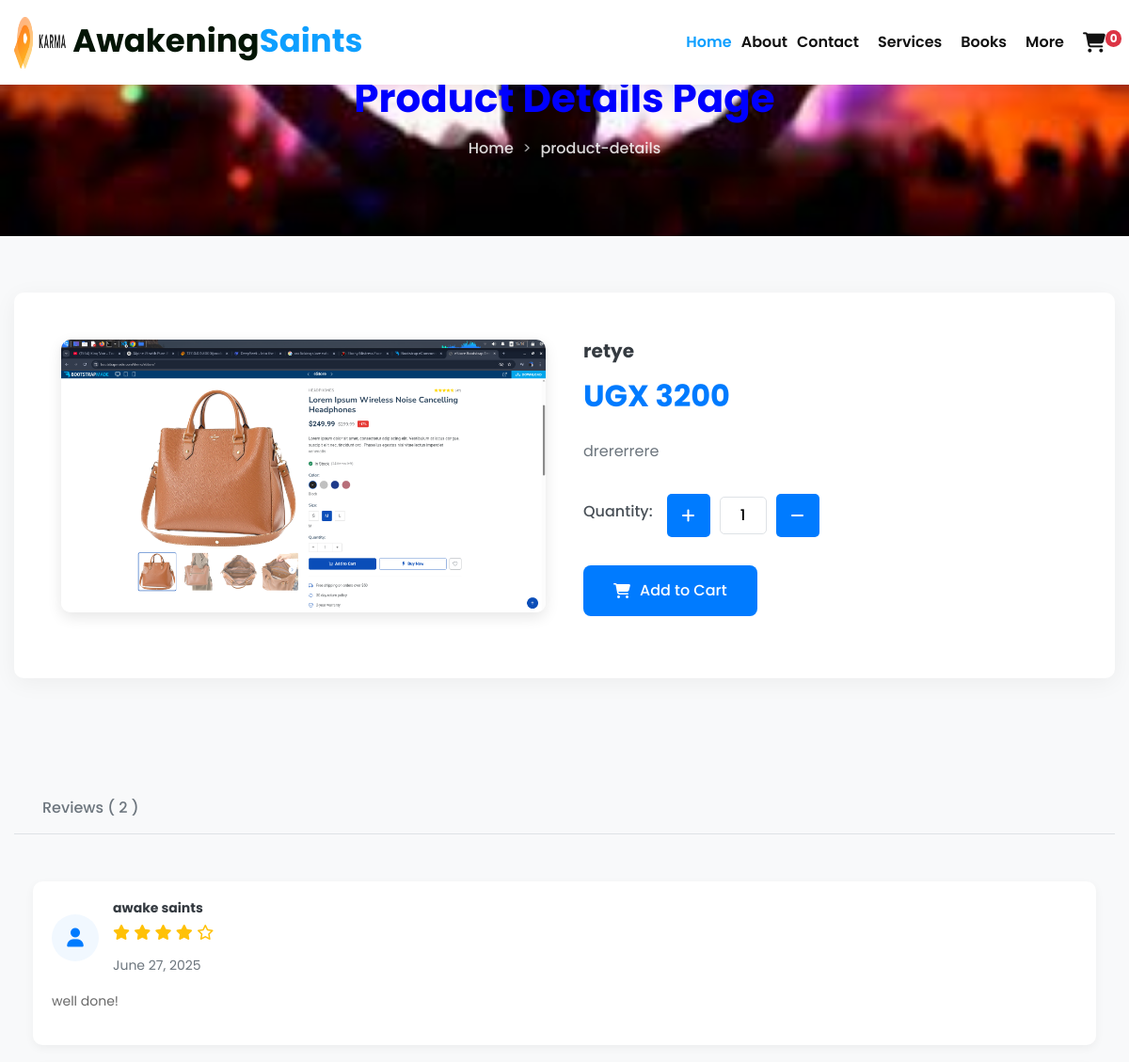
The app's page /product-details/retye/ (upper part), older data.
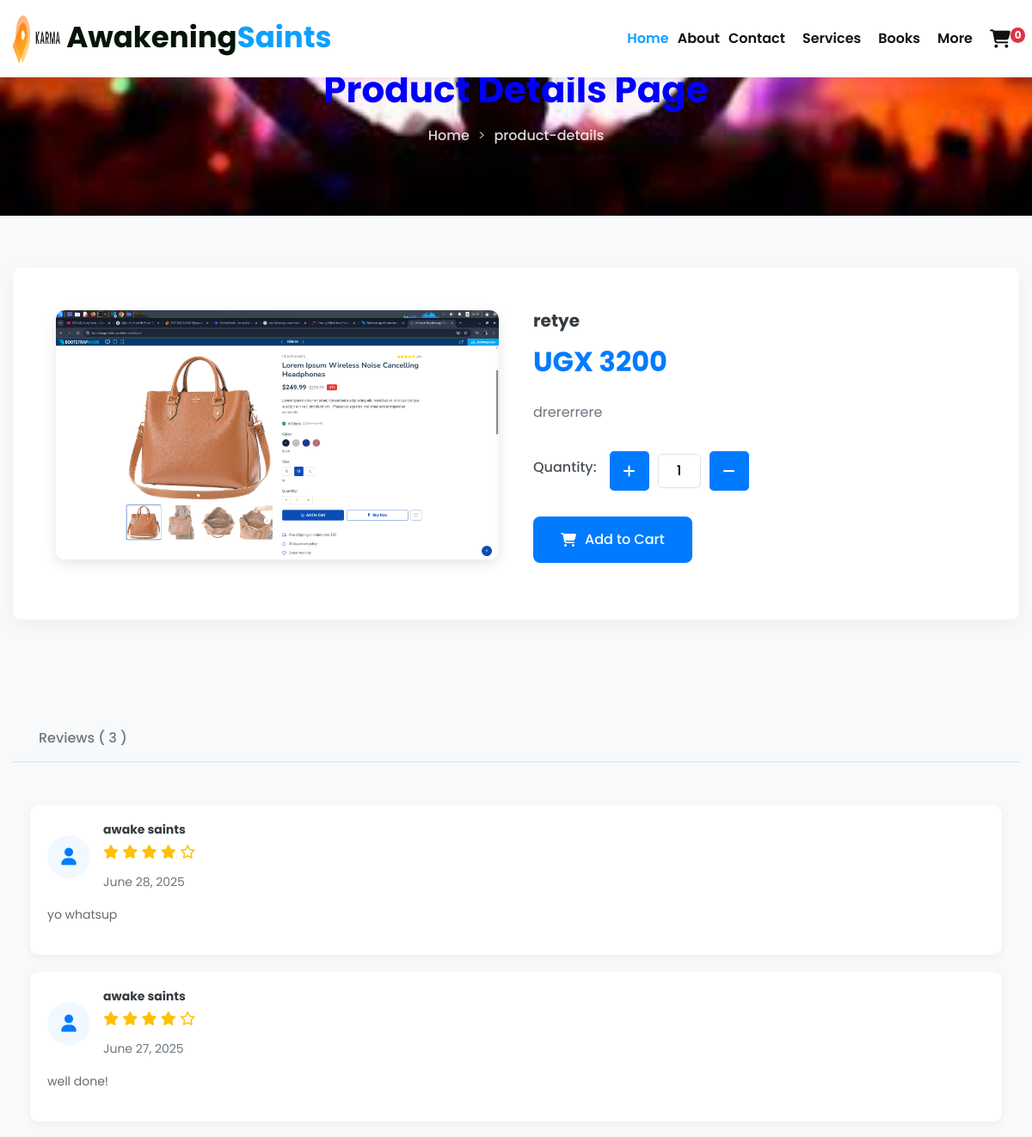
The same page, newer data.
### ecomapp/models.py (models this page shows, shortened)
class Product(models.Model):
    category = models.ForeignKey(Category, related_name='product', on_delete=models.CASCADE)
    created_by = models.ForeignKey(settings.AUTH_USER_MODEL,  on_delete=models.CASCADE, related_name='product_creator')
    title = models.CharField(max_length=255)
    author = models.CharField(max_length=255, default='admin')
    description = models.TextField(blank=True, null=True)
    product_image = models.ImageField(upload_to='product_images/', default='product_images/p2.jpg')
    product_slug = models.CharField(max_length=255)
    product_price = models.DecimalField(max_digits=30, decimal_places=0)
    qty_in_stock = models.DecimalField(max_digits=20, decimal_places=0, default='0')
    in_stock = models.BooleanField(default=True)
    is_active = models.BooleanField(default=True)
    created = models.DateTimeField(auto_now_add=True)
    updated = models.DateTimeField(auto_now=True)
    objects = models.Manager()
    products = ProductManager()
    class Meta:
        verbose_name_plural = 'products'
        ordering = ('-created',)

class BookReview(models.Model):
    user = models.ForeignKey(settings.AUTH_USER_MODEL, on_delete=models.CASCADE)
    book = models.ForeignKey('Product', on_delete=models.CASCADE, related_name='reviews')
    rating = models.IntegerField()
    comment = models.TextField(blank=True)
    timestamp = models.DateTimeField(auto_now_add=True)

### useraccounts/models.py (models this page shows, shortened)
class UserBase(AbstractBaseUser, PermissionsMixin):
    email = models.EmailField(_('email address'), unique = True)
    last_name = models.CharField(max_length = 150, unique=True)
    first_name = models.CharField(max_length = 150, blank=True)
    country = CountryField()
    phone_number = models.CharField(max_length=15, blank=True)
    postCode = models.CharField(max_length=12, blank=True)
    address_line_1 = models.CharField(max_length=150, blank=True)
    address_line_2 = models.CharField(max_length=150, blank=True)
    town_city = models.CharField(max_length=150, blank=True)
    is_active = models.BooleanField(default=False)
    is_staff = models.BooleanField(default=False)
    created = models.DateTimeField(auto_now_add=True)
    updated = models.DateTimeField(auto_now=True)
    objects = CustomAccountManager()
    USERNAME_FIELD = 'email'
    REQUIRED_FIELDS = ['first_name', 'last_name']
    class Meta:
        verbose_name = "Authapps"
        verbose_name_plural = "Authapps"
    def get_full_name(self):
        return f"{self.first_name} {self.last_name}".strip() or self.email

### ecomapp/views.py (the view)
# urls.py: path('product-details/<slug:product_slug>/', views.single_product, name='product_detail'),
def single_product(request, product_slug):
    product = get_object_or_404(Product, product_slug = product_slug, in_stock=True)
    reviews = product.reviews.select_related('user').order_by('-timestamp')
    context = {'product':product,  'reviews': reviews,}
    return render(request, 'main/ecomapp/single-product.html', context)

### basketapp/basket.py (called while the page is built)
    def __len__(self):
        return sum(item['qty'] for item in self.basket.values())

### basketapp/context_processors.py (called while the page is built)
def cart(request):
    return { 'cart': cartbasket(request)}

### ecomapp/context_processors.py (called while the page is built)
def categories(request):
    return {
        'categories':Category.objects.all()
    }

### templates/main/ecomapp/single-product.html (shortened to what this page needs)
{% extends 'newbase.html' %}
{% load static %}
{% block content %}
    <section class="banner-area">
        <div class="container">
            <h1>Product Details Page</h1>
            <nav class="breadcrumb">
                <a href="index.html">Home</a>
                <span>&gt;</span>
                <a href="single-product.html">product-details</a>
            </nav>
        </div>
    </section>
    <section class="product-detail-area">
        <div class="container">
            <div class="s_product_inner">
                <div class="product-gallery">
                    <div class="main-image">
                        <img src="{{ product.product_image.url }}" alt="Premium Headphones" id="mainImage">
                    </div>
                </div>
            <div class="product-info">
				<div class="s_product_text">
					<h3>{{ product.title }}</h3>
					<span class="price">UGX {{ product.product_price }}</span>
					<p>{{ product.description }}</p>
					<div class="product_count">
						<label for="sst">Quantity:</label>
						<button
							onclick="
								var result = document.getElementById('sst');
								var sst = parseInt(result.value) || 1;
								result.value = sst + 1;
								return false;
							"
							class="qty-btn" type="button"
						>
							<i class="fas fa-plus"></i>
						</button>
						<input
							type="text" name="qty" id="sst" maxlength="12" value="1"
							title="Quantity:" class="qty-input qty"
						>
						<button
							onclick="
								var result = document.getElementById('sst');
								var sst = parseInt(result.value) || 1;
								if (sst > 1) {
									result.value = sst - 1;
								}
								return false;
							"
							class="qty-btn" type="button"
						>
							<i class="fas fa-minus"></i>
						</button>
					</div>
					<div class="card_area">
						<button
							type="button"
							class="add-button"
							data-index="{{ product.id }}"
						>
							<i class="fas fa-shopping-cart"></i> Add to Cart
						</button>
					</div>
				</div>
			</div>
            </div>
        </div>
    </section>
    <section class="product-tabs">
        <div class="container">
            <div class="tabs-header">
                <button class="tab-btn" data-tab="reviews">Reviews ( {{reviews.count}} )</button>
            </div>
            <div class="tab-content">
                <div id="reviews" class="tab-pane active">
                    <div class="reviews-container">
					<div class="review-list">
						{% for review in reviews %}
						<div class="review-item">
							<div class="review-header">
								<div class="review-avatar">
									<i class="fas fa-user"></i>
								</div>
								<div class="reviewer-info">
									<h4>{{ review.user.get_full_name|default:review.user.last_name }}</h4>
									<div class="review-stars">
										{% for i in "12345" %}
											{% if forloop.counter <= review.rating %}
												<i class="fas fa-star"></i>
											{% else %}
												<i class="far fa-star"></i>
											{% endif %}
										{% endfor %}
									</div>
									<div class="review-date">{{ review.timestamp|date:"F j, Y" }}</div>
								</div>
							</div>
							<p class="com">{{ review.comment }}</p>
						</div>
						{% endfor %}
					</div>
                    </div>
                </div>
            </div>
        </div>
    </section>
{% endblock %}

### templates/newbase.html (shortened to what this page needs)
<!DOCTYPE html>
{% load static %}
<html lang="en">
<head>
    <link rel="stylesheet" href="https://cdnjs.cloudflare.com/ajax/libs/font-awesome/6.4.0/css/all.min.css">
    <link rel="stylesheet" href="{% static 'assets/css/style-starter.css' %}">
</head>
<body>
{% include 'navbar.html' %}
{% block content %} {% endblock %}
</body>
</html>

### templates/navbar.html (shortened to what this page needs)
{% load static %}
{% load static %}
  <header id="site-header" class="fixed-top">
    <div class="container">
      <nav class="navbar navbar-expand-lg stroke">
        <h1><a class="navbar-brand mr-lg-5" href="index.html">
        <img src="{% static 'assets/images/logo.png' %}" alt="image" style="height: 55px; width: 55px;">
            Awakening<span>Saints</span>
          </a></h1>
        <div class="collapse navbar-collapse" id="navbarTogglerDemo02">
          <ul class="navbar-nav ml-auto">
            <li class="nav-item active">
                <a href="{% url 'sales:homeone' %}" class="nav-link">Home<span class="sr-only">(current)</span></a>
            </li class="nav-item">
            <li>
                <a href="{% url 'sales:about' %}" class="nav-link">About</a>
            </li>
            <li class="nav-item">
                <a href="{% url 'sales:contact' %}" class="nav-link">Contact</a>
            </li>
            <li class="nav-item">
                <a href="{% url 'sales:services' %}" class="nav-link">Services</a>
            </li>
            <li class="nav-item">
                <a href="{% url 'sales:books' %}" class="nav-link">Books</a>
            </li>
          <li class="nav-item dropdown">
            <a class="nav-link dropdown-toggle" href="#" id="navbarMoreDropdown" role="button" data-bs-toggle="dropdown" aria-expanded="false">
              More
            </a>
          </li>
          </ul>
           <ul class="nav navbar-nav navbar-right">
                <li class="nav-item">
                    <a href="{% url 'cart:cart_summary' %}" class="nav-link">
                        <div class="position-relative d-inline-block">
                            <i class="fas fa-shopping-cart fa-lg"></i>
                            <span id="cart_qty" class="position-absolute top-0 start-100 translate-middle badge rounded-pill bg-danger text-white" data-initial-total="{{ cart|length }}">
                                {{ cart|length }}
                            </span>
                        </div>
                    </a>
                </li>
            </ul>
        </div>
      </nav>
    </div>
  </header>

### templates/footer.html (shortened to what this page needs)
{% load static %}

Row changes from the older to the newer data that the page shows:
added BookReview: user.get_full_name "awake saints", rating 4 (drawn), timestamp "June 28, 2025", comment "yo whatsup"
Text that changed along with them:
{{ reviews.count }}: "2" → "3"
